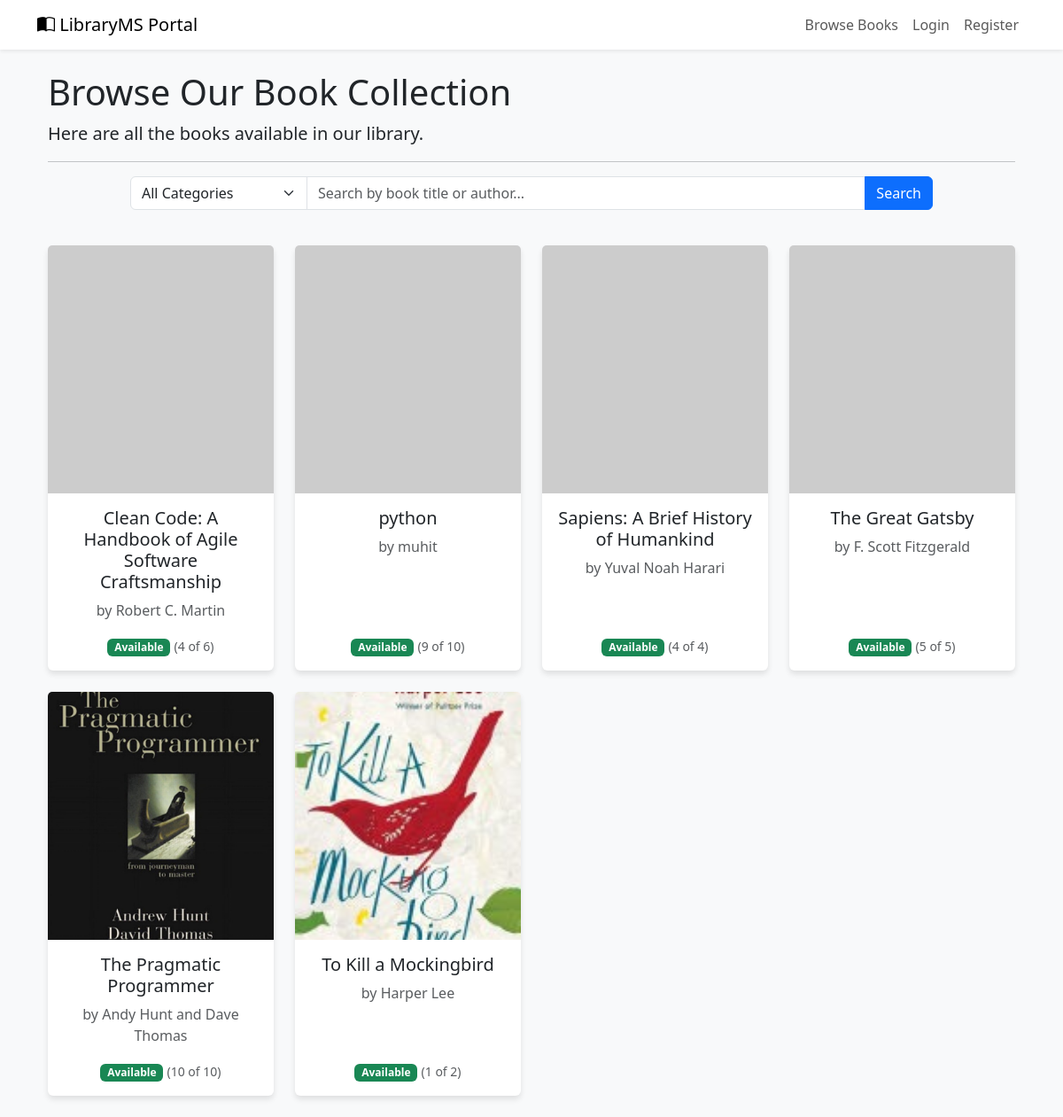
/browse_books.php, run on the app's committed database.
### tables this page shows
CREATE TABLE `books` (
  `book_id` int(11) NOT NULL,
  `title` varchar(255) NOT NULL,
  `author` varchar(200) NOT NULL,
  `isbn` varchar(20) NOT NULL,
  `category_id` int(11) NOT NULL,
  `total_copies` int(5) NOT NULL DEFAULT 1,
  `available_copies` int(5) NOT NULL DEFAULT 1,
  `cover_image` varchar(255) DEFAULT NULL
);

### browse_books.php (the view, shortened to what this page needs)
<?php
require_once 'includes/public_header.php';
require_once 'config/db_connection.php';
$search_term = isset($_GET['search']) ? trim($_GET['search']) : '';
$sql = "SELECT b.book_id, b.title, b.author, b.cover_image, c.category_name, b.total_copies, b.available_copies
        FROM books b
        JOIN categories c ON b.category_id = c.category_id";
$sql .= " ORDER BY b.title ASC";
$stmt = $conn->prepare($sql);
$stmt->execute();
$result = $stmt->get_result();
?>
<div class="container mt-4">
    <div class="row">
        <div class="col-12">
            <h1>Browse Our Book Collection</h1>
            <p class="lead">Here are all the books available in our library.</p>
            <hr>
        </div>
    </div>
    <div class="row mb-4">
        <div class="col-md-10 offset-md-1">
            <form action="browse_books.php" method="GET" class="mb-3">
                <div class="input-group">
                    <select name="category" class="form-select" style="max-width: 200px;">
                        <option value="">All Categories</option>
                    </select>
                    <input type="text" name="search" class="form-control" placeholder="Search by book title or author..." value="<?php echo htmlspecialchars($search_term); ?>">
                    <button class="btn btn-primary" type="submit">Search</button>
                </div>
            </form>
        </div>
    </div>
    <div class="row">
        <?php if ($result->num_rows > 0): ?>
            <?php while ($book = $result->fetch_assoc()): ?>
                <div class="col-sm-6 col-md-4 col-lg-3 mb-4">
                    <div class="card h-100 text-center">
                        <img src="<?php echo !empty($book['cover_image']) ? 'uploads/book_covers/' . htmlspecialchars($book['cover_image']) : 'https://placehold.co/200x280?text=No+Image'; ?>"
                            class="card-img-top"
                            alt="Cover for <?php echo htmlspecialchars($book['title']); ?>"
                            style="height: 280px; object-fit: cover;">
                        <div class="card-body d-flex flex-column">
                            <h5 class="card-title"><?php echo htmlspecialchars($book['title']); ?></h5>
                            <p class="card-text text-muted">by <?php echo htmlspecialchars($book['author']); ?></p>
                            <div class="mt-auto">
                                <?php
                                if ($book['available_copies'] > 0) {
                                    echo '<span class="badge bg-success">Available</span>';
                                } else {
                                    echo '<span class="badge bg-danger">Checked Out</span>';
                                }
                                echo " <small class='text-muted'>({$book['available_copies']} of {$book['total_copies']})</small>";
                                ?>
                            </div>
                        </div>
                    </div>
                </div>
            <?php endwhile; ?>
        <?php endif; ?>
    </div>
</div>
<?php
require_once 'includes/public_footer.php';
?>

### includes/public_header.php (shortened to what this page needs)
<!DOCTYPE html>
<html lang="en">
<head>
    <link href="https://cdn.jsdelivr.net/npm/bootstrap@5.3.2/dist/css/bootstrap.min.css" rel="stylesheet">
    <link rel="stylesheet" href="https://cdn.jsdelivr.net/npm/bootstrap-icons@1.11.1/font/bootstrap-icons.css">
</head>
<body>
<nav class="navbar navbar-expand-lg navbar-light bg-white shadow-sm mb-4">
  <div class="container">
    <a class="navbar-brand" href="index.php"><i class="bi bi-book-half"></i> LibraryMS Portal</a>
    <div class="collapse navbar-collapse" id="publicNav">
        <ul class="navbar-nav ms-auto">
            <li class="nav-item">
                <a class="nav-link" href="browse_books.php">Browse Books</a>
            </li>
            <?php if (isset($_SESSION['member_logged_in']) && $_SESSION['member_logged_in'] === true): ?>
                <li class="nav-item">
                    <a class="nav-link" href="member_dashboard.php">My Dashboard</a>
                </li>
                <li class="nav-item">
                    <a class="nav-link" href="member_logout.php">Logout</a>
                </li>
            <?php else: ?>
                 <li class="nav-item">
                    <a class="nav-link" href="login.php">Login</a>
                </li>
                <li class="nav-item">
                    <a class="nav-link" href="register.php">Register</a>
                </li>
            <?php endif; ?>
        </ul>
    </div>
  </div>
</nav>
<div class="container">

### includes/public_footer.php (shortened to what this page needs)
</div>
</body>
</html>

### includes/public_header.php (style rules this page uses)
body { background-color: #f8f9fa; }
.card { box-shadow: 0 4px 6px rgba(0,0,0,.1); border: 0; }

### data on the page
books: title "Clean Code: A Handbook of Agile Software Craftsmanship", author "Robert C. Martin", shows "Available", available_copies "4", total_copies "6"
books: title "python", author "muhit", shows "Available", available_copies "9", total_copies "10"
books: title "Sapiens: A Brief History of Humankind", author "Yuval Noah Harari", shows "Available", available_copies "4", total_copies "4"
books: title "The Great Gatsby", author "F. Scott Fitzgerald", shows "Available", available_copies "5", total_copies "5"
books: cover_image (picture), title "The Pragmatic Programmer", author "Andy Hunt and Dave Thomas", shows "Available", available_copies "10", total_copies "10"
books: cover_image (picture), title "To Kill a Mockingbird", author "Harper Lee", shows "Available", available_copies "1", total_copies "2"
